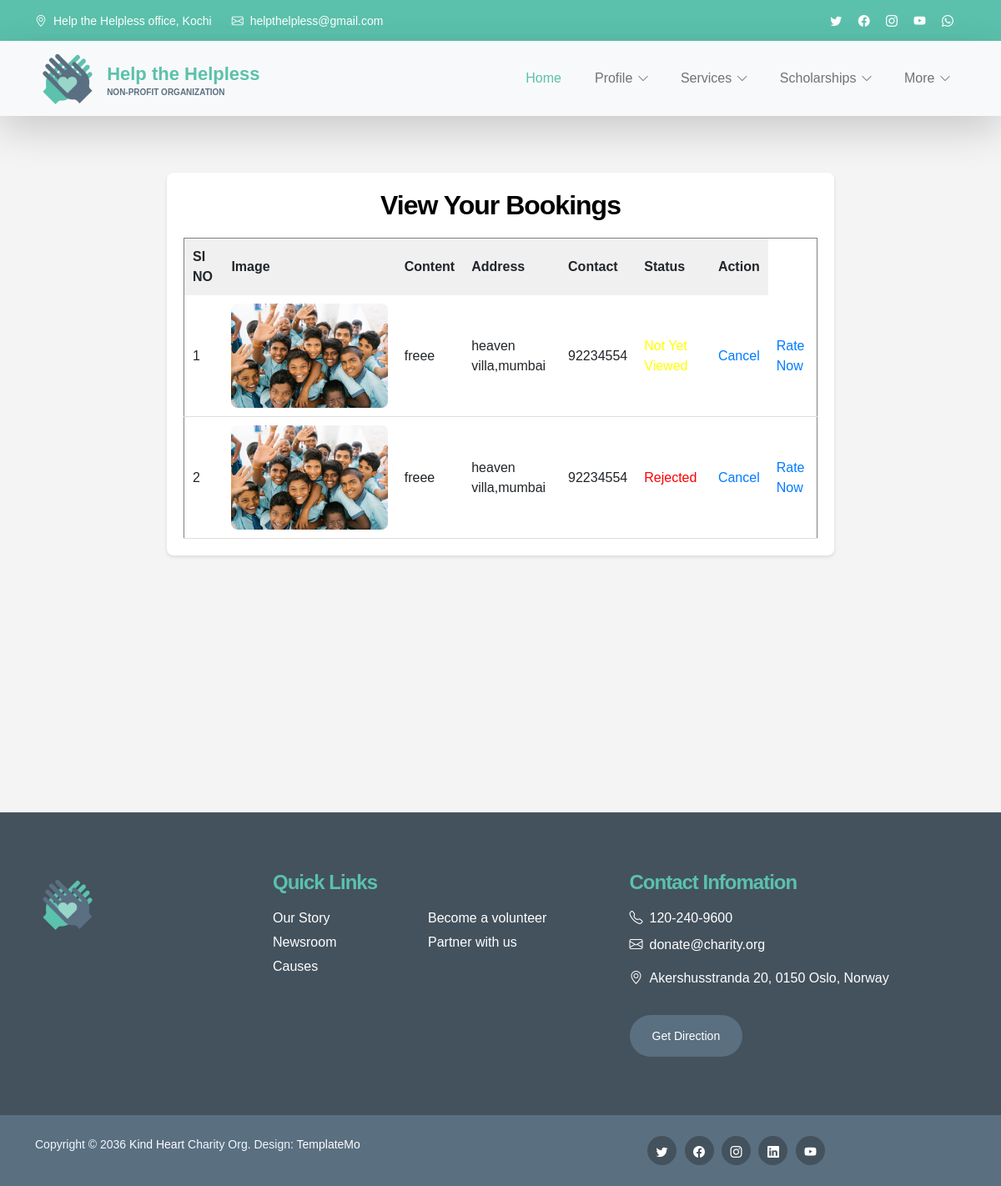
Page /Organization/mybook/ on the committed database.
### Organization/models.py (models this page shows)
class tbl_book(models.Model):
    book_name=models.CharField(max_length=50)
    book_address=models.CharField(max_length=50)
    book_contact=models.CharField(max_length=50)
    post_id=models.ForeignKey(tbl_post,on_delete=models.CASCADE)
    organization_id=models.ForeignKey(tbl_organization,on_delete=models.CASCADE)
    status=models.IntegerField(default=0)

### Helpers/models.py (models this page shows)
class tbl_post(models.Model):
    post_image=models.FileField(upload_to="Post/")
    post_content=models.CharField(max_length=50)
    post_request=models.ForeignKey(tbl_request,on_delete=models.CASCADE)
    helpers=models.ForeignKey(tbl_helper,on_delete=models.CASCADE)

### Organization/views.py (the view)
# urls.py: path('mybook/',views.mybook,name="mybook"),
def mybook(request):
    odata=tbl_book.objects.all()
    return render(request,"Organization/MyBooking.html",{'odata':odata})

### Organization/Templates/Organization/MyBooking.html (shortened to what this page needs)
{% extends 'Organization/header.html' %}
{% load static %}
{% block content %}
<!DOCTYPE html>
<html lang="en">
<head>
</head>
<body style="font-family: Arial, sans-serif; background-color: #f4f4f4; margin: 0; padding: 0;">
    <div style="max-width: 800px; margin: 20px auto; padding: 20px; background-color: #fff; border-radius: 8px; box-shadow: 0 2px 4px rgba(0, 0, 0, 0.1);">
        <h3 style="text-align: center; margin-bottom: 20px;">View Your Bookings</h3>
        <form action="" method="post" enctype="multipart/form-data">
            <table border="1" cellpadding="10" style="width: 100%; border-collapse: collapse;">
                <tr>
                    <th style="padding: 10px; background-color: #f0f0f0; font-weight: bold;">SI NO</th>
                    <th style="padding: 10px; background-color: #f0f0f0; font-weight: bold;">Image</th>
                    <th style="padding: 10px; background-color: #f0f0f0; font-weight: bold;">Content</th>
                    <th style="padding: 10px; background-color: #f0f0f0; font-weight: bold;">Address</th>
                    <th style="padding: 10px; background-color: #f0f0f0; font-weight: bold;">Contact</th>
                    <th style="padding: 10px; background-color: #f0f0f0; font-weight: bold;">Status</th>
                    <th style="padding: 10px; background-color: #f0f0f0; font-weight: bold;">Action</th>
                </tr>
                {% for i in odata %}
                <tr>
                    <td style="padding: 10px; border-bottom: 1px solid #ddd; text-align: left;">{{forloop.counter}}</td>
                    <td style="padding: 10px; border-bottom: 1px solid #ddd; text-align: left;"><img src="{{ i.post_id.post_image.url }}" alt="Image" style="max-width: 100%; height: auto; border-radius: 8px;"></td>
                    <td style="padding: 10px; border-bottom: 1px solid #ddd; text-align: left;">{{i.post_id.post_content}}</td>
                    <td style="padding: 10px; border-bottom: 1px solid #ddd; text-align: left;">{{i.book_address}}</td>
                    <td style="padding: 10px; border-bottom: 1px solid #ddd; text-align: left;">{{i.book_contact}}</td>
                    <td style="padding: 10px; border-bottom: 1px solid #ddd; text-align: left;">
                        {% if i.status == 1 %}
                        <p style="margin: 0; color: green;">Accepted</p>
                        {% elif i.status ==  2 %}
                        <p style="margin: 0; color: red;">Rejected</p>
                        {% else %}
                        <p style="margin: 0; color: yellow;">Not Yet Viewed</p>
                        {% endif %}
                    </td>
                    <td style="padding: 10px; border-bottom: 1px solid #ddd; text-align: left;"><a href="#" style="text-decoration: none; color: #007bff;">Cancel</a></td>
                    <td style="padding: 10px; border-bottom: 1px solid #ddd; text-align: left;"><a href="{% url 'Organization:helperrating' i.post_id.helpers.id %}" style="text-decoration: none; color: #007bff;">Rate Now</a></td>
                </tr>
                {% endfor %}
            </table>
        </form>
    </div>
</body>
</html>
{% endblock content %}

### Guest/static/Main/css/templatemo-kind-heart-charity.css (style rules this page uses)
:root { --white-color: #ffffff; --primary-color: #5bc1ac; --secondary-color: #5a6f80; --section-bg-color: #f0f8ff; --site-footer-bg-color: #44525d; --custom-btn-bg-color: #597081; --custom-btn-bg-hover-color: #5bc1ac; --dark-color: #000000; --p-color: #717275; --border-color: #e9eaeb; --body-font-family: 'Metropolis', sans-serif; --h1-font-size: 52px; --h2-font-size: 46px; --h3-font-size: 32px; --h4-font-size: 28px; --h5-font-size: 24px; --h6-font-size: 22px; --p-font-size: 16px; --btn-font-size: 18px; --copyright-font-size: 14px; --border-radius-large: 100px; --border-radius-medium: 20px; --border-radius-small: 10px; --font-weight-light: 300; --font-weight-normal: 400; --font-weight-semibold: 600; --font-weight-bold: 700; }
body { background-color: var(--white-color); font-family: var(--body-font-family); }
h2, h3, h4, h5, h6 { color: var(--dark-color); }
h1, h2, h3, h4, h5, h6 { font-weight: var(--font-weight-semibold); letter-spacing: -1px; }
h3 { font-size: var(--h3-font-size); }
p { color: var(--p-color); font-size: var(--p-font-size); font-weight: var(--font-weight-light); }
a, button { touch-action: manipulation; transition: all 0.3s; }
a { color: var(--p-color); text-decoration: none; }

### rows in the picture
tbl_book: post_id.post_image (picture), post_id.post_content "freee", book_address "heaven villa,mumbai", book_contact "92234554", status "Not Yet Viewed"
tbl_book: post_id.post_image (picture), post_id.post_content "freee", book_address "heaven villa,mumbai", book_contact "92234554", status "Rejected"
